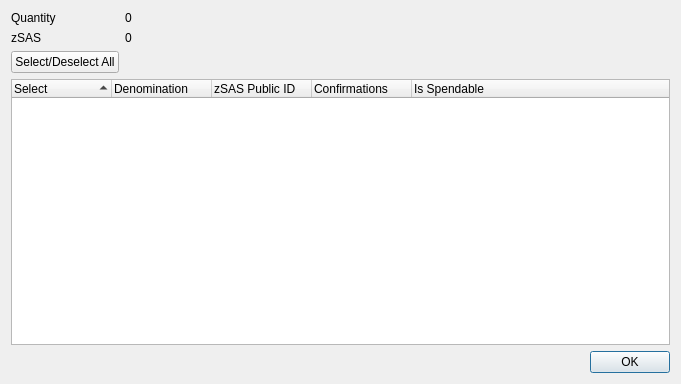
<?xml version="1.0" encoding="UTF-8"?>
<ui version="4.0">
 <class>ZSASControlDialog</class>
 <widget class="QDialog" name="ZSASControlDialog">
  <property name="geometry">
   <rect>
    <x>0</x>
    <y>0</y>
    <width>681</width>
    <height>384</height>
   </rect>
  </property>
  <property name="minimumSize">
   <size>
    <width>681</width>
    <height>384</height>
   </size>
  </property>
  <property name="windowTitle">
   <string>Select zSAS to Spend</string>
  </property>
  <layout class="QGridLayout" name="gridLayout">
   <item row="0" column="0">
    <layout class="QFormLayout" name="formLayout">
     <property name="sizeConstraint">
      <enum>QLayout::SetDefaultConstraint</enum>
     </property>
     <item row="0" column="0">
      <widget class="QLabel" name="labelQuantity">
       <property name="text">
        <string>Quantity</string>
       </property>
      </widget>
     </item>
     <item row="0" column="1">
      <widget class="QLabel" name="labelQuantity_int">
       <property name="text">
        <string>0</string>
       </property>
      </widget>
     </item>
     <item row="1" column="0">
      <widget class="QLabel" name="labelZSAS">
       <property name="text">
        <string>zSAS</string>
       </property>
      </widget>
     </item>
     <item row="1" column="1">
      <widget class="QLabel" name="labelZSAS_int">
       <property name="text">
        <string>0</string>
       </property>
      </widget>
     </item>
     <item row="2" column="0">
      <widget class="QPushButton" name="pushButtonAll">
       <property name="text">
        <string>Select/Deselect All</string>
       </property>
      </widget>
     </item>
    </layout>
   </item>
   <item row="1" column="0">
    <layout class="QVBoxLayout" name="verticalLayout">
     <item>
      <widget class="QTreeWidget" name="treeWidget">
       <property name="minimumSize">
        <size>
         <width>0</width>
         <height>250</height>
        </size>
       </property>
       <property name="alternatingRowColors">
        <bool>true</bool>
       </property>
       <property name="sortingEnabled">
        <bool>true</bool>
       </property>
       <property name="columnCount">
        <number>5</number>
       </property>
       <attribute name="headerDefaultSectionSize">
        <number>100</number>
       </attribute>
       <column>
        <property name="text">
         <string notr="true">Select</string>
        </property>
       </column>
       <column>
        <property name="text">
         <string notr="true">Denomination</string>
        </property>
       </column>
       <column>
        <property name="text">
         <string notr="true">zSAS Public ID</string>
        </property>
       </column>
       <column>
        <property name="text">
         <string notr="true">Confirmations</string>
        </property>
       </column>
       <column>
        <property name="text">
         <string>Is Spendable</string>
        </property>
       </column>
      </widget>
     </item>
     <item>
      <widget class="QDialogButtonBox" name="buttonBox">
       <property name="orientation">
        <enum>Qt::Horizontal</enum>
       </property>
       <property name="standardButtons">
        <set>QDialogButtonBox::Ok</set>
       </property>
      </widget>
     </item>
    </layout>
   </item>
  </layout>
 </widget>
 <resources/>
 <connections>
  <connection>
   <sender>buttonBox</sender>
   <signal>accepted()</signal>
   <receiver>ZSASControlDialog</receiver>
   <slot>accept()</slot>
   <hints>
    <hint type="sourcelabel">
     <x>248</x>
     <y>254</y>
    </hint>
    <hint type="destinationlabel">
     <x>157</x>
     <y>274</y>
    </hint>
   </hints>
  </connection>
  <connection>
   <sender>buttonBox</sender>
   <signal>rejected()</signal>
   <receiver>ZSASControlDialog</receiver>
   <slot>reject()</slot>
   <hints>
    <hint type="sourcelabel">
     <x>316</x>
     <y>260</y>
    </hint>
    <hint type="destinationlabel">
     <x>286</x>
     <y>274</y>
    </hint>
   </hints>
  </connection>
 </connections>
</ui>
